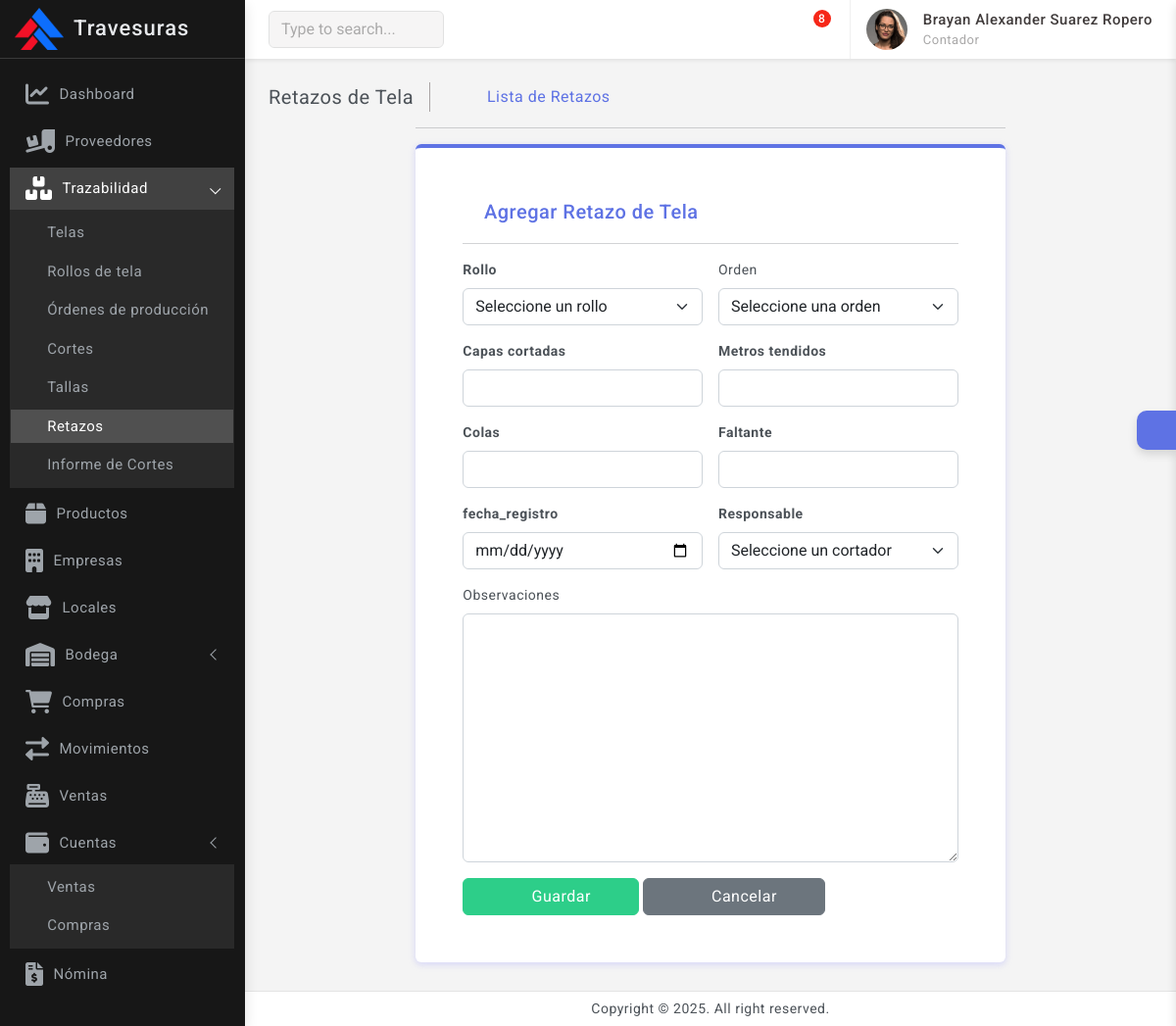
The page /trazabilidad/retazos_tela/agregar (signed in) on the database its author committed.
### empresas/models.py (models this page shows, shortened)
class Empresa(models.Model):
    razon_social            = models.CharField(max_length=100)
    nit                     = models.CharField(max_length=20, unique=True)
    telefono                = models.CharField(max_length=20, unique=True)
    correo                  = models.EmailField(max_length=100, unique=True)
    logo                    = models.ImageField(upload_to='empresas', blank=False, null=False)

### usuarios/models.py (models this page shows)
class PerfilUsuario(models.Model):
    usuario                             = models.OneToOneField(Usuario, on_delete=models.CASCADE)
    nombre                              = models.CharField(max_length=50)
    apellido                            = models.CharField(max_length=50)
    documento                           = models.IntegerField(unique=True)
    telefono                            = models.IntegerField(unique=True)
    cargo                               = models.ForeignKey(Cargo, on_delete=models.CASCADE, related_name="Cargo")
    def __str__(self):
        return f"{self.nombre} {self.apellido}"
    def full_name(self):
        return f'{self.nombre} {self.apellido}'

class Cargo(models.Model):
    nombre  = models.CharField(max_length=50, unique=True)
    area    = models.ForeignKey(Area, on_delete=models.CASCADE, related_name="Area_relacionada")
    def __str__(self):
        return self.nombre

### trazabilidad/views.py (the view)
# urls.py: path('retazos_tela/agregar', views.agregar_retazo, name='agregar_retazo'),
@login_required(login_url='login')
def agregar_retazo(request):
    if request.method == 'POST':
        form = RetazoTelaForm(request.POST)
        if form.is_valid():
            form.save()
            messages.success(request, "Retazo agregado correctamente.")
            return redirect('retazos')
    else:
        form = RetazoTelaForm()
    return render(request, 'trazabilidad/retazos/form_retazo.html', {'form': form, 'accion': 'Agregar'})

### notificaciones/context_processors.py (called while the page is built)
def notificaciones_context(request):
    if request.user.is_authenticated:
        notificaciones = Notificacion.objects.filter(user=request.user, leida=False).order_by('-fecha_creacion')
    else:
        notificaciones = []
    return {'notificaciones': notificaciones}

### outfitcore/context_processors.py (called while the page is built)
def global_context(request):
    user = None
    perfil = None
    contrato = None
    empresas = None
    if request.user.is_authenticated:
        user = request.user
        perfil = PerfilUsuario.objects.filter(usuario=request.user).first()
        if perfil:
            contrato = Contrato.objects.filter(perfil=perfil).first()
    empresas = Empresa.objects.all
    empresa_id = request.session.get('empresa_id')
    empresa_activa = None
    if empresa_id:
        empresa_activa = Empresa.objects.filter(id=empresa_id).first()
    return {
        'perfil': perfil,
        'user': user,
        'contrato': contrato,
        'empresas': empresas,
        'empresa_id': empresa_id,
        'empresa_activa': empresa_activa,
    }

### trazabilidad/models.py (called while the page is built)
    def __str__(self):
        return f"Rollo {self.numero_rollo} - {self.tela.nombre} - {self.color} - {self.largo_restante}m restantes - Estado: {self.estado}"

    def __str__(self):
        return f"Orden: {self.producto.referencia} - {self.total_unidades} unidades - Estado: {self.estado}"

### templates/trazabilidad/retazos/form_retazo.html (shortened to what this page needs)
{% extends 'base.html' %}
{% block content %}
<div class="page-wrapper">
    <div class="page-content">
        <div class="page-breadcrumb d-none d-sm-flex align-items-center mb-3">
            <div class="breadcrumb-title pe-3">Retazos de Tela</div>
            <div class="ps-3">
                <nav aria-label="breadcrumb">
                    <ol class="breadcrumb mb-0 p-0">
                        <li class="breadcrumb-item"><a href="{% url 'home' %}"><i class="bx bx-home-alt"></i></a></li>
                        <li class="breadcrumb-item"><a href="{% url 'retazos' %}">Lista de Retazos</a></li>
                    </ol>
                </nav>
            </div>
        </div>
        <div class="col-xl-8 mx-auto">
            <hr />
            <div class="card border-top border-0 border-4 border-primary">
                <div class="card-body p-5">
                    <div class="card-title d-flex align-items-center">
                        <div><i class="bx bx-cut me-1 font-22 text-primary"></i></div>
                        <h5 class="mb-0 text-primary">{{ accion }} Retazo de Tela</h5>
                    </div>
                    <hr>
                    <form method="POST" class="row g-3 needs-validation" novalidate>
                        {% for field in form %}
                            {% if field.name == "observaciones" %}
                                <div class="col-12">
                            {% else %}
                                <div class="col-md-6">
                            {% endif %}
                                    <label for="{{ field.id_for_label }}" class="form-label">{{ field.label|safe }}</label>
                                    {{ field }}
                                </div>
                        {% endfor %}
                        <div class="col-12">
                            <button type="submit" class="btn btn-success px-5">
                                <i class="bx bx-save"></i> Guardar
                            </button>
                            <a href="{% url 'retazos' %}" class="btn btn-secondary px-5">
                                <i class="bx bx-arrow-back"></i> Cancelar
                            </a>
                        </div>
                    </form>
                </div>
            </div>
        </div>
    </div>
</div>
{% endblock %}

### templates/includes/dashboard_sidebar.html (shortened to what this page needs)
{% load static %}
<div class="sidebar-wrapper" data-simplebar="true">
    <div class="sidebar-header">
        {% if empresa_activa %}
            <div>
                <img src="{{ empresa_activa.logo.url }}" class="logo-icon" alt="logo icon">
            </div>
            <div>
                <h4 class="logo-text">{{ empresa_activa.razon_social }}</h4>
            </div>
            <div class="toggle-icon ms-auto"><i class='bx bx-arrow-to-left'></i>
            </div>
        {% else %}
            <div>
                <h4 class="logo-text">Administrador</h4>
            </div>
            <div class="toggle-icon ms-auto"><i class='bx bx-arrow-to-left'></i>
            </div>
        {% endif %}
    </div>
    <ul class="metismenu" id="menu">
        <li>
            <a href="{% url 'home' %}">
                <div class="parent-icon"><i class='fas fa-chart-line'></i></div>
                <div class="menu-title">Dashboard</div>
            </a>
        </li>
        <li>
            <a href="{% url 'proveedores' %}">
                <div class="parent-icon"><i class="fas fa-truck-loading"></i>
                </div>
                <div class="menu-title">Proveedores</div>
            </a>
        </li>
        {% with request.path as path %}
        <li class="{% if '/trazabilidad/' in path %}mm-active{% endif %}">
            <a href="#" class="has-arrow" aria-expanded="{% if '/trazabilidad/' in path %}true{% else %}false{% endif %}">
                <div class="parent-icon"><i class='fas fa-boxes'></i></div>
                <div class="menu-title">Trazabilidad</div>
            </a>
            <ul class="{% if '/trazabilidad/' in path %}mm-collapse mm-show{% else %}mm-collapse{% endif %}">
                <li class="{% if '/trazabilidad/telas/' in path %}active mm-active{% endif %}">
                    <a href="{% url 'telas' %}"><i class="bx bx-right-arrow-alt"></i> Telas</a>
                </li>
                <li class="{% if '/trazabilidad/rollos/' in path %}active mm-active{% endif %}">
                    <a href="{% url 'rollos' %}"><i class="bx bx-right-arrow-alt"></i> Rollos de tela</a>
                </li>
                <li class="{% if '/trazabilidad/ordenes_produccion/' in path %}active mm-active{% endif %}">
                    <a href="{% url 'ordenes_produccion' %}"><i class="bx bx-right-arrow-alt"></i> Órdenes de producción</a>
                </li>
                <li class="{% if '/trazabilidad/cortes/' in path %}active mm-active{% endif %}">
                    <a href="{% url 'cortes' %}"><i class="bx bx-right-arrow-alt"></i> Cortes</a>
                </li>
                <li class="{% if '/trazabilidad/tallas_corte/' in path %}active mm-active{% endif %}">
                    <a href="{% url 'tallas' %}"><i class="bx bx-right-arrow-alt"></i> Tallas</a>
                </li>
                <li class="{% if '/trazabilidad/retazos_tela/' in path %}active mm-active{% endif %}">
                    <a href="{% url 'retazos' %}"><i class="bx bx-right-arrow-alt"></i> Retazos</a>
                </li>
                <li class="{% if '/trazabilidad/informe_cortes/' in path %}active mm-active{% endif %}">
                    <a href="{% url 'informe_cortes' %}"><i class="bx bx-right-arrow-alt"></i> Informe de Cortes</a>
                </li>
            </ul>
        </li>
        {% endwith %}
        {% with request.path as path %}
        <li class="{% if '/productos/' in path %}mm-active{% endif %}">
            <a href="{% url 'productos' %}">
                <div class="parent-icon"><i class='fas fa-box'></i>
                </div>
                <div class="menu-title">Productos</div>
            </a>
        </li>
        {% endwith %}
        {% with request.path as path %}
        <li class="{% if '/empresas/' in path %}mm-active{% endif %}">
            <a href="{% url 'empresas' %}">
                <div class="parent-icon"><i class='fas fa-building'></i>
                </div>
                <div class="menu-title">Empresas</div>
            </a>
        </li>
        {% endwith %}
        {% with request.path as path %}
        <li class="{% if '/locales/' in path %}mm-active{% endif %}">
            <a href="{% url 'locales' %}">
                <div class="parent-icon"><i class='fas fa-store'></i>
                </div>
                <div class="menu-title">Locales</div>
            </a>
        </li>
        {% endwith %}
        {% with request.path as path %}
        <li class="{% if '/bodega/' in path %}mm-active{% endif %}">
            <a href="#" class="has-arrow" aria-expanded="{% if '/bodega/' in path %}true{% else %}false{% endif %}">
                <div class="parent-icon"><i class='fas fa-warehouse'></i>
                </div>
                <div class="menu-title">Bodega</div>
            </a>
        </li>
        {% endwith %}
        <li>
            <a href="#">
                <div class="parent-icon"><i class="fas fa-shopping-cart"></i>
                </div>
                <div class="menu-title">Compras</div>
            </a>
        </li>
        <li>
            <a href="#">
                <div class="parent-icon"> <i class="fas fa-exchange-alt"></i>
                </div>
                <div class="menu-title">Movimientos</div>
            </a>
        </li>
        <li>
            <a href="{% url 'lista_ventas' %}">
                <div class="parent-icon"><i class='fas fa-cash-register'></i>
                </div>
                <div class="menu-title">Ventas</div>
            </a>
        </li>
        <li>
            <a href="#" class="has-arrow">
                <div class="parent-icon"><i class="fas fa-wallet"></i>
                </div>
                <div class="menu-title">Cuentas</div>
            </a>
            <ul>
                <li> <a href="{% url 'ventas' %}"><i class="bx bx-right-arrow-alt"></i>Ventas</a> </li>
                <li> <a href="{% url 'compras' %}"><i class="bx bx-right-arrow-alt"></i>Compras</a> </li>
            </ul>
        </li>
        <li>
            <a href="{% url 'nomina' %}">
                <div class="parent-icon"><i class="fas fa-file-invoice-dollar"></i>
                </div>
                <div class="menu-title">Nómina</div>
            </a>
        </li>
    </ul>
</div>

### templates/includes/navbar.html (shortened to what this page needs)
{% load static %}
<header>
    <div class="topbar d-flex align-items-center">
        <nav class="navbar navbar-expand">
            <div class="search-bar flex-grow-1">
                <div class="position-relative search-bar-box">
                    <input type="text" class="form-control search-control" placeholder="Type to search..."> <span class="position-absolute top-50 search-show translate-middle-y"><i class='bx bx-search'></i></span>
                </div>
            </div>
            <div class="top-menu ms-auto">
                <ul class="navbar-nav align-items-center">
                    <li class="nav-item dropdown dropdown-large">
                        <a class="nav-link dropdown-toggle dropdown-toggle-nocaret" href="#" role="button" data-bs-toggle="dropdown" aria-expanded="false">	<i class='bx bx-category'></i>
                        </a>
                    </li>
                    <li class="nav-item dropdown dropdown-large">
                        <a class="nav-link dropdown-toggle dropdown-toggle-nocaret position-relative" href="#" role="button" data-bs-toggle="dropdown" aria-expanded="false">
                            <i class='bx bx-bell'></i>
                        </a>
                    </li>
                    <li class="nav-item dropdown dropdown-large">
                        <a class="nav-link dropdown-toggle dropdown-toggle-nocaret position-relative" href="#" role="button" data-bs-toggle="dropdown" aria-expanded="false"> <span class="alert-count">8</span>
                            <i class='bx bx-comment'></i>
                        </a>
                    </li>
                </ul>
            </div>
            <div class="user-box dropdown">
                <a class="d-flex align-items-center nav-link dropdown-toggle dropdown-toggle-nocaret" href="#" role="button" data-bs-toggle="dropdown" aria-expanded="false">
                    <img src="{% static 'images/avatars/avatar-2.png' %}" class="user-img" alt="user avatar">
                    <div class="user-info ps-3">
                        <p class="user-name mb-0"> {{perfil.full_name}} </p>
                        <p class="designattion mb-0">{{perfil.cargo}}</p>
                    </div>
                </a>
            </div>
        </nav>
    </div>
</header>

### outfitcore/static/css/semi-dark.css (style rules this page uses)
html.semi-dark .sidebar-wrapper { background: #171717; border-right: 1px solid #e4e4e400 }
html.semi-dark .sidebar-wrapper .sidebar-header { background: #171717; border-right: 1px solid #e4e4e400; border-bottom: 1px solid rgb(255 255 255 / 15%) }
html.semi-dark .sidebar-wrapper .sidebar-header .logo-text { color: #e7e9ec }
html.semi-dark .sidebar-wrapper .sidebar-header .toggle-icon { color: #e7e9ec }
html.semi-dark .sidebar-wrapper .metismenu a { color: #9ea4aa }
html.semi-dark .sidebar-wrapper .metismenu .mm-active>a, html.semi-dark .sidebar-wrapper .metismenu a:active, html.semi-dark .sidebar-wrapper .metismenu a:focus, html.semi-dark .sidebar-wrapper .metismenu a:hover { color: #fff; text-decoration: none; background: rgb(255 255 255 / 18%) }
html.semi-dark .sidebar-wrapper .metismenu ul { border: 1px solid #ffffff00; background: rgb(255 255 255 / 8%) }

### rows shown on the page
Empresa: logo (picture), razon_social "Travesuras"
PerfilUsuario: full_name "Brayan Alexander Suarez Ropero", cargo "Contador"

### other values the page prints
{{ accion }} "Agregar"
{{ field.label|safe }} "Rollo" "Orden" "Capas cortadas" "Metros tendidos" "Colas" "Faltante" "fecha_registro" "Responsable" "Observaciones"
